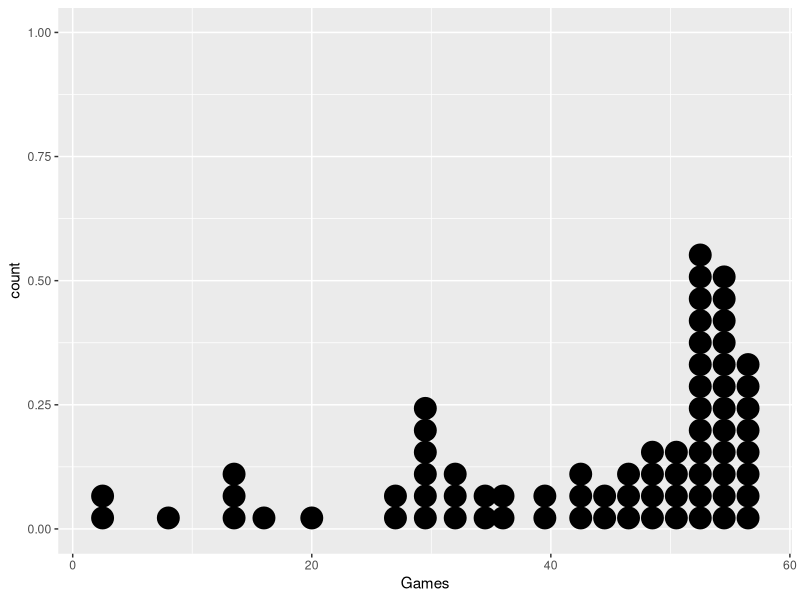
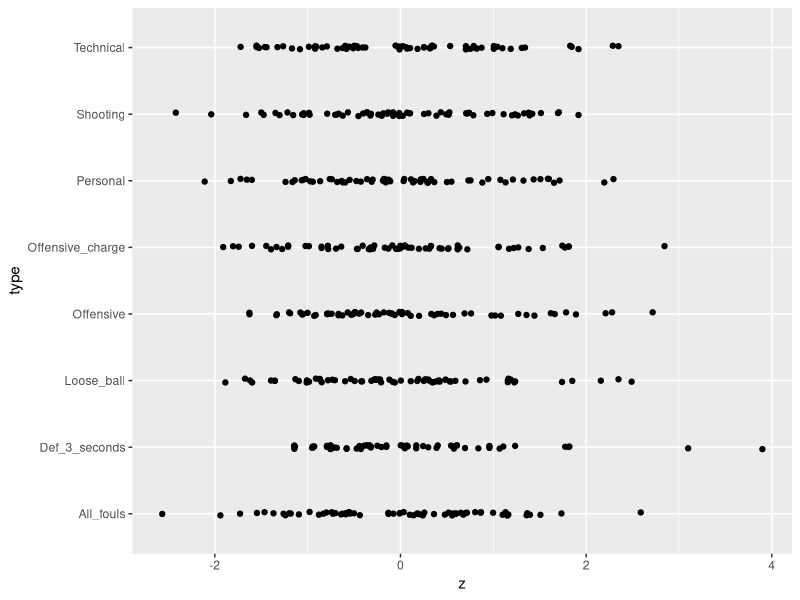
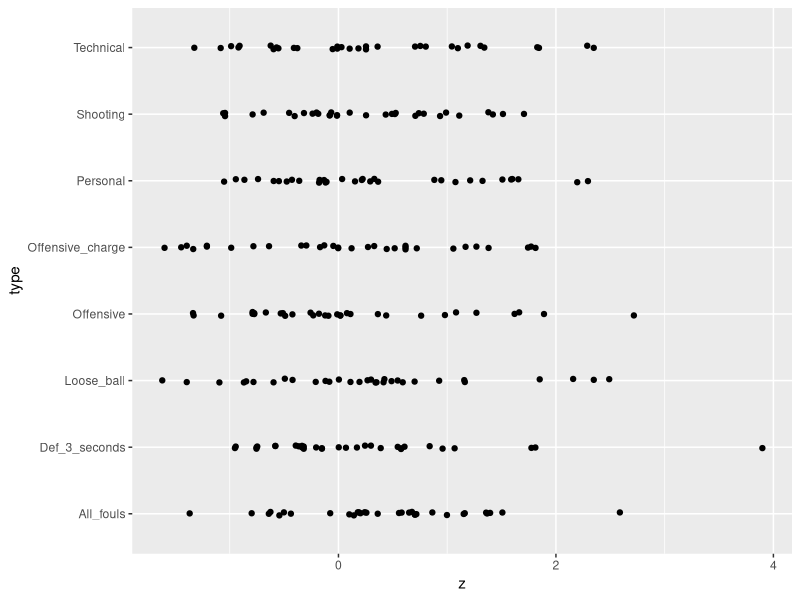

R code for these plots, in order:
## ---- chunk 1
knitr::opts_chunk$set(echo = TRUE)
library(tidyverse)
library(readr)


## ---- chunk 2
RegularSeasonTotal1920 <- read_csv("201920RegularSeasonTotal.csv")

rs1920 <- RegularSeasonTotal1920 #make the name easier

remove(RegularSeasonTotal1920)

p1920 <- read_csv("201920PlayoffsTotal.csv") 

#only use what we're interested in
rs1920 <- rs1920 %>% select(Season, Referee, Games, `Total fouls`,  Personal, `Loose ball`, `Offensive charge`, Shooting, Technical, `Defensive 3 seconds`, Offensive)

## ---- chunk 3

#filter out refs with only a few games?
rs1920 %>% ggplot(aes(x = Games)) + geom_dotplot() 
#looks like n > 20, as there's 8 refs with 20 or fewer games

rs1920 <- rs1920 %>% filter(Games > 20)

#convert everything to fouls per game
rs1920$All_fouls = rs1920$`Total fouls` / rs1920$Games
rs1920$Personal = rs1920$Personal / rs1920$Games
rs1920$`Loose ball` = rs1920$`Loose ball` / rs1920$Games
rs1920$`Offensive charge` = rs1920$`Offensive charge` / rs1920$Games
rs1920$Shooting = rs1920$Shooting / rs1920$Games
rs1920$Technical = rs1920$Technical / rs1920$Games
rs1920$Def_3_seconds = rs1920$`Defensive 3 seconds` / rs1920$Games
rs1920$Offensive = rs1920$Offensive / rs1920$Games

rs1920 = subset(rs1920, select = -c(`Defensive 3 seconds`)) #remove the original def 3 sec b/c we renamed it

#now make z-scores
rs1920$All_fouls = (rs1920$All_fouls - mean(rs1920$All_fouls)) / sd(rs1920$All_fouls)
rs1920$Personal = (rs1920$Personal - mean(rs1920$Personal)) / sd(rs1920$Personal)
rs1920$`Loose ball` = (rs1920$`Loose ball` - mean(rs1920$`Loose ball`)) / sd(rs1920$`Loose ball`)
rs1920$`Offensive charge` = (rs1920$`Offensive charge` - mean(rs1920$`Offensive charge`)) / sd(rs1920$`Offensive charge`)
rs1920$Shooting = (rs1920$Shooting - mean(rs1920$Shooting)) / sd(rs1920$Shooting)
rs1920$Technical = (rs1920$Technical - mean(rs1920$Technical)) / sd(rs1920$Technical)
rs1920$Def_3_seconds = (rs1920$Def_3_seconds - mean(rs1920$Def_3_seconds)) / sd(rs1920$Def_3_seconds)
rs1920$Offensive = (rs1920$Offensive - mean(rs1920$Offensive)) / sd(rs1920$Offensive)

#separate to classify each type of foul, then rejoin
p <- rs1920 %>% select(Referee, Personal)
p$type = "Personal"
p <- p %>% rename(z = Personal)

a <- rs1920 %>% select(Referee, All_fouls)
a$type = "All_fouls"
a <- a %>% rename(z = All_fouls)

l <- rs1920 %>% select(Referee, `Loose ball`)
l$type = "Loose_ball"
l <- l %>% rename(z = `Loose ball`)

o <- rs1920 %>% select(Referee, `Offensive charge`)
o$type = "Offensive_charge"
o <- o %>% rename(z = `Offensive charge`)


s <- rs1920 %>% select(Referee, Shooting)
s$type = "Shooting"
s <- s %>% rename(z = Shooting)


t <- rs1920 %>% select(Referee, Technical)
t$type = "Technical"
t <- t %>% rename(z = Technical)


of <- rs1920 %>% select(Referee, Offensive)
of$type = "Offensive"
of <- of %>% rename(z = Offensive)


d <- rs1920 %>% select(Referee, Def_3_seconds)
d$type = "Def_3_seconds"
d <- d %>% rename(z = Def_3_seconds)

allfouls <- rbind(a, d, l, o, of, p, s, t)

#quick plot
allfouls %>% ggplot(aes(x = z, y = type)) + geom_jitter(height = .03)

#get just playoff refs
refs <- p1920$Referee #list of just playoff refs

playoffs <- allfouls %>% filter(Referee %in% refs) #just get playoff refs performance in the season

playoffs %>% ggplot(aes(x = z, y = type)) + geom_jitter(height = .03)

allfouls$playoff = if_else(allfouls$Referee %in% refs, "playoffs", "no playoffs")

